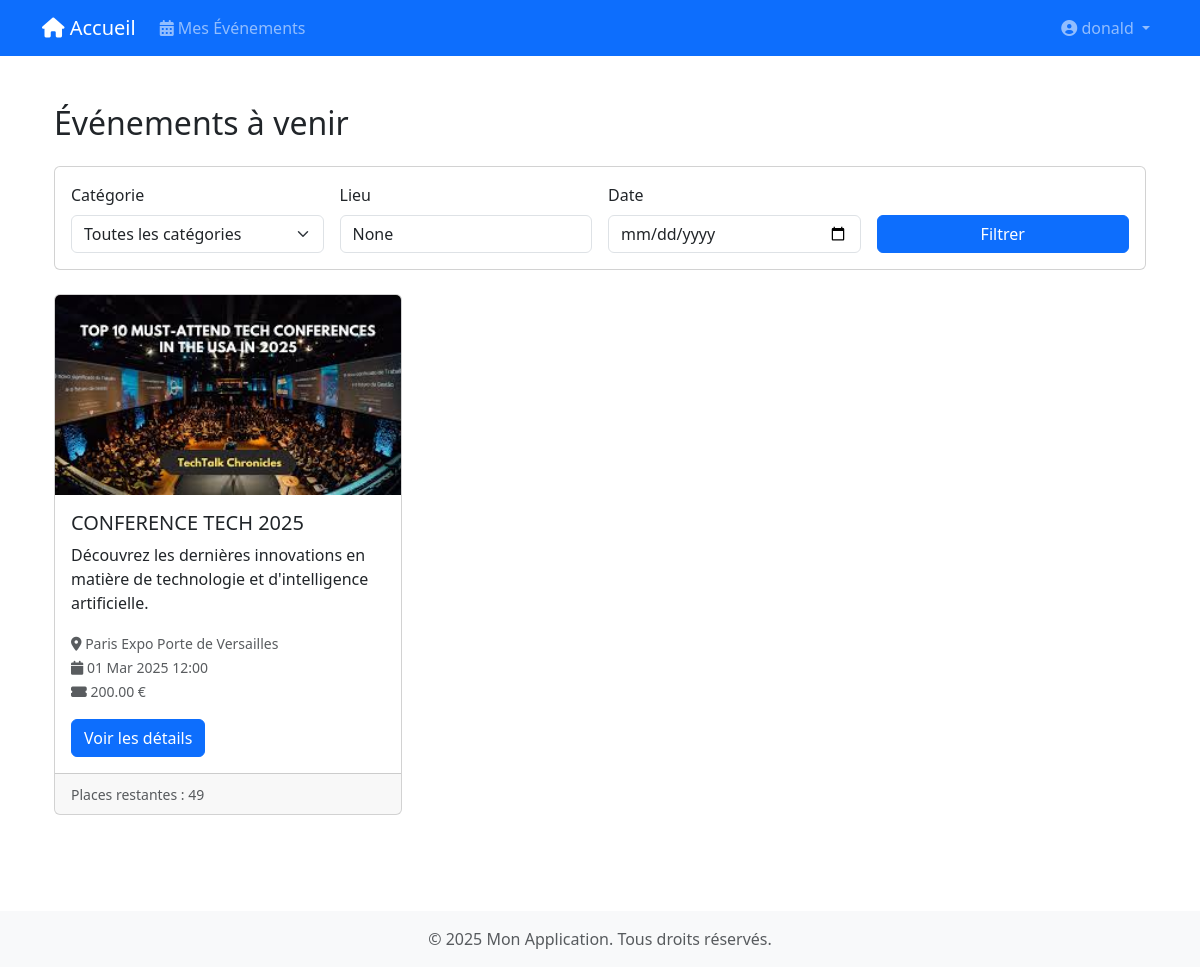
Screenshot of /events/list/ (signed in) with the database file from the repository.
### authentification/models.py (models this page shows, shortened)
class User(AbstractUser):
    class Role(models.TextChoices):
        ORGANIZER = 'ORGANIZER', 'Organisateur'
        PARTICIPANT = 'PARTICIPANT', 'Participant'
    role = models.CharField(
        max_length=50,
        choices=Role.choices,
        default=Role.PARTICIPANT,
    )
    def is_organizer(self):
        return self.role == self.Role.ORGANIZER
    def is_participant(self):
        return self.role == self.Role.PARTICIPANT

### events/models.py (models this page shows, shortened)
class Event(models.Model):
    class EventType(models.TextChoices):
        FREE = 'FREE', 'Gratuit'
        PAID = 'PAID', 'Payant'
    title = models.CharField(max_length=200, verbose_name="Titre")
    description = models.TextField(verbose_name="Description")
    image = models.ImageField(upload_to='event_images/', null=True, blank=True, verbose_name="Image")
    location = models.CharField(max_length=200, verbose_name="Lieu")
    start_date = models.DateTimeField(verbose_name="Date de début")
    end_date = models.DateTimeField(verbose_name="Date de fin")
    available_seats = models.PositiveIntegerField(
        validators=[MinValueValidator(1)],
        verbose_name="Places disponibles"
    )
    event_type = models.CharField(
        max_length=4,
        choices=EventType.choices,
        default=EventType.FREE,
        verbose_name="Type d'événement"
    )
    ticket_price = models.DecimalField(
        max_digits=10,
        decimal_places=2,
        default=Decimal('0.00'),
        validators=[MinValueValidator(Decimal('0.00'))],
        verbose_name="Prix du billet"
    )
    organizer = models.ForeignKey(
        User,
        on_delete=models.CASCADE,
        related_name='organized_events',
        verbose_name="Organisateur"
    )
    category = models.ForeignKey(
        Category,
        on_delete=models.CASCADE,
        related_name='events'
    )
    is_public = models.BooleanField(default=True, verbose_name="Événement public")
    invitation_link = models.UUIDField(default=uuid.uuid4, editable=False, unique=True)
    created_at = models.DateTimeField(auto_now_add=True)
    updated_at = models.DateTimeField(auto_now=True)
    is_private = models.BooleanField(default=False, verbose_name="Événement privé")
    class Meta:
        ordering = ['-start_date']
        verbose_name = "Événement"
        verbose_name_plural = "Événements"
    def remaining_seats(self):
        return self.available_seats - self.registrations.count()

### events/views.py (the view)
# urls.py: path('list/', views.event_list, name='event_list'),
@login_required
def event_list(request):
    events = Event.objects.filter(start_date__gte=timezone.now())
    categories = Category.objects.all()
    category_id = request.GET.get('category')
    if category_id:
        events = events.filter(category_id=category_id)
    location = request.GET.get('location')
    if location:
        events = events.filter(location__icontains=location)
    date = request.GET.get('date')
    if date:
        events = events.filter(start_date__date=date)
    event_type = request.GET.get('type')
    if event_type:
        events = events.filter(event_type=event_type)
    if not request.user.is_organizer():
        events = events.filter(
            Q(is_private=False) |
            Q(organizer=request.user) |
            Q(registrations__participant=request.user)
        ).distinct()
    search_query = request.GET.get('search')
    if search_query:
        events = events.filter(
            Q(title__icontains=search_query) |
            Q(description__icontains=search_query) |
            Q(location__icontains=search_query)
        )
    events = events.order_by('start_date')
    paginator = Paginator(events, 9)  # 9 événements par page
    page = request.GET.get('page')
    events = paginator.get_page(page)
    context = {
        'events': events,
        'categories': categories,
        'selected_category': category_id,
        'selected_location': location,
        'selected_date': date,
        'search_query': search_query,
        'event_type': event_type
    }
    return render(request, 'events/event_list.html', context)

### events/templates/events/event_list.html (shortened to what this page needs)
{% extends 'authentification/base.html' %}
{% block content %}
<div class="container py-4">
    <h2 class="mb-4">Événements à venir</h2>
    <div class="card mb-4">
        <div class="card-body">
            <form method="get" class="row g-3">
                <div class="col-md-3">
                    <label for="category" class="form-label">Catégorie</label>
                    <select name="category" id="category" class="form-select">
                        <option value="">Toutes les catégories</option>
                    </select>
                </div>
                <div class="col-md-3">
                    <label for="location" class="form-label">Lieu</label>
                    <input type="text" class="form-control" id="location" name="location" value="{{ selected_location }}" placeholder="Filtrer par lieu">
                </div>
                <div class="col-md-3">
                    <label for="date" class="form-label">Date</label>
                    <input type="date" class="form-control" id="date" name="date" value="{{ selected_date|date:'Y-m-d' }}">
                </div>
                <div class="col-md-3 d-flex align-items-end">
                    <button type="submit" class="btn btn-primary w-100">Filtrer</button>
                </div>
            </form>
        </div>
    </div>
    <div class="row row-cols-1 row-cols-md-3 g-4">
        {% for event in events %}
        <div class="col">
            <div class="card h-100">
                {% if event.image %}
                <img src="{{ event.image.url }}" class="card-img-top" alt="{{ event.title }}" style="height: 200px; object-fit: cover;">
                {% endif %}
                <div class="card-body">
                    <h5 class="card-title">{{ event.title }}</h5>
                    <p class="card-text">{{ event.description|truncatewords:20 }}</p>
                    <p class="card-text">
                        <small class="text-muted">
                            <i class="fas fa-map-marker-alt"></i> {{ event.location }}<br>
                            <i class="fas fa-calendar"></i> {{ event.start_date|date:"d M Y H:i" }}<br>
                            <i class="fas fa-ticket-alt"></i>
                            {% if event.event_type == 'FREE' %}
                                Gratuit
                            {% else %}
                                {{ event.ticket_price }} €
                            {% endif %}
                        </small>
                    </p>
                    <a href="{% url 'events:event_detail' event.id %}" class="btn btn-primary">Voir les détails</a>
                </div>
                <div class="card-footer">
                    <small class="text-muted">Places restantes : {{ event.remaining_seats }}</small>
                </div>
            </div>
        </div>
        {% empty %}
        <div class="col-12">
            <div class="alert alert-info">Aucun événement trouvé.</div>
        </div>
        {% endfor %}
    </div>
</div>
{% endblock %}

### templates/authentification/base.html (shortened to what this page needs)
<!DOCTYPE html>
<html lang="fr">
<head>
    <link href="https://cdn.jsdelivr.net/npm/bootstrap@5.3.0/dist/css/bootstrap.min.css" rel="stylesheet">
    <link href="https://cdnjs.cloudflare.com/ajax/libs/font-awesome/6.0.0/css/all.min.css" rel="stylesheet">
</head>
<body>
    <nav class="navbar navbar-expand-lg navbar-dark bg-primary">
        <div class="container">
            <a class="navbar-brand" href="{% url 'home' %}">
                <i class="fas fa-home"></i> Accueil
            </a>
            <div class="collapse navbar-collapse" id="navbarNav">
                <ul class="navbar-nav me-auto">
                    {% if user.is_authenticated %}
                        {% if user.is_organizer %}
                        <li class="nav-item">
                            <a class="nav-link" href="{% url 'events:event_list' %}">
                                <i class="fas fa-calendar-alt"></i> Mes Événements
                            </a>
                        </li>
                        {% endif %}
                    {% endif %}
                </ul>
                <ul class="navbar-nav">
                    {% if user.is_authenticated %}
                        <li class="nav-item dropdown">
                            <a class="nav-link dropdown-toggle" href="#" id="navbarDropdown" role="button" data-bs-toggle="dropdown">
                                <i class="fas fa-user-circle"></i> {{ user.username }}
                            </a>
                        </li>
                    {% endif %}
                </ul>
            </div>
        </div>
    </nav>
    <main class="container mt-4">
        {% block content %}{% endblock %}
    </main>
    <footer class="footer mt-5 py-3 bg-light">
        <div class="container text-center">
            <span class="text-muted">© {% now "Y" %} Mon Application. Tous droits réservés.</span>
        </div>
    </footer>
</body>
</html>

### rows the page displays
User: username "donald"
Event: image (picture), title "CONFERENCE TECH 2025", description "Découvrez les dernières innovations en matière de technologie et d'intelligence artificielle.", location "Paris Expo Porte de Versailles", start_date "01 Mar 2025 12:00", ticket_price "200.00", remaining_seats "49"
